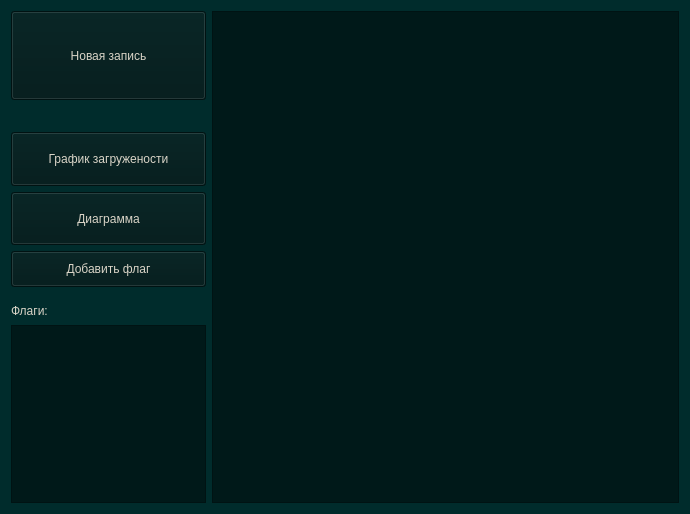
<?xml version="1.0" encoding="UTF-8"?>
<ui version="4.0">
 <class>Category</class>
 <widget class="QWidget" name="Category">
  <property name="geometry">
   <rect>
    <x>0</x>
    <y>0</y>
    <width>690</width>
    <height>514</height>
   </rect>
  </property>
  <property name="windowTitle">
   <string>Какая-то категория</string>
  </property>
  <property name="styleSheet">
   <string notr="true">background-color: rgb(0, 44, 44);
selection-background-color: rgb(7, 52, 80);
alternate-background-color: rgb(0, 85, 0);

color: rgb(217, 212, 199);

font: 11.5pt &quot;MS Shell Dlg 2&quot;;</string>
  </property>
  <layout class="QHBoxLayout" name="horizontalLayout" stretch="5,12">
   <item>
    <layout class="QVBoxLayout" name="verticalLayout" stretch="10,3,6,6,4,1,2,20">
     <item>
      <widget class="QPushButton" name="pushButton">
       <property name="sizePolicy">
        <sizepolicy hsizetype="Minimum" vsizetype="Expanding">
         <horstretch>0</horstretch>
         <verstretch>0</verstretch>
        </sizepolicy>
       </property>
       <property name="styleSheet">
        <string notr="true">background-color: rgb(0, 25, 25);</string>
       </property>
       <property name="text">
        <string>Новая запись</string>
       </property>
       <property name="shortcut">
        <string>Ctrl+N</string>
       </property>
      </widget>
     </item>
     <item>
      <spacer name="verticalSpacer">
       <property name="orientation">
        <enum>Qt::Vertical</enum>
       </property>
       <property name="sizeHint" stdset="0">
        <size>
         <width>20</width>
         <height>20</height>
        </size>
       </property>
      </spacer>
     </item>
     <item>
      <widget class="QPushButton" name="pushButton_2">
       <property name="sizePolicy">
        <sizepolicy hsizetype="Minimum" vsizetype="Expanding">
         <horstretch>0</horstretch>
         <verstretch>0</verstretch>
        </sizepolicy>
       </property>
       <property name="styleSheet">
        <string notr="true">background-color: rgb(0, 25, 25);</string>
       </property>
       <property name="text">
        <string>График загружености</string>
       </property>
      </widget>
     </item>
     <item>
      <widget class="QPushButton" name="pushButton_3">
       <property name="sizePolicy">
        <sizepolicy hsizetype="Minimum" vsizetype="Expanding">
         <horstretch>0</horstretch>
         <verstretch>0</verstretch>
        </sizepolicy>
       </property>
       <property name="styleSheet">
        <string notr="true">background-color: rgb(0, 25, 25);</string>
       </property>
       <property name="text">
        <string>Диаграмма</string>
       </property>
      </widget>
     </item>
     <item>
      <widget class="QPushButton" name="pushButton_4">
       <property name="sizePolicy">
        <sizepolicy hsizetype="Minimum" vsizetype="Expanding">
         <horstretch>0</horstretch>
         <verstretch>0</verstretch>
        </sizepolicy>
       </property>
       <property name="styleSheet">
        <string notr="true">background-color: rgb(0, 25, 25);</string>
       </property>
       <property name="text">
        <string>Добавить флаг</string>
       </property>
      </widget>
     </item>
     <item>
      <spacer name="verticalSpacer_2">
       <property name="orientation">
        <enum>Qt::Vertical</enum>
       </property>
       <property name="sizeHint" stdset="0">
        <size>
         <width>20</width>
         <height>10</height>
        </size>
       </property>
      </spacer>
     </item>
     <item>
      <widget class="QLabel" name="label">
       <property name="styleSheet">
        <string notr="true"/>
       </property>
       <property name="text">
        <string>Флаги:</string>
       </property>
      </widget>
     </item>
     <item>
      <widget class="QListView" name="listView">
       <property name="sizePolicy">
        <sizepolicy hsizetype="Preferred" vsizetype="Preferred">
         <horstretch>10</horstretch>
         <verstretch>0</verstretch>
        </sizepolicy>
       </property>
       <property name="sizeIncrement">
        <size>
         <width>0</width>
         <height>0</height>
        </size>
       </property>
       <property name="styleSheet">
        <string notr="true">background-color: rgb(0, 25, 25);</string>
       </property>
      </widget>
     </item>
    </layout>
   </item>
   <item>
    <widget class="QListWidget" name="listWidget">
     <property name="sizePolicy">
      <sizepolicy hsizetype="Expanding" vsizetype="Expanding">
       <horstretch>90</horstretch>
       <verstretch>0</verstretch>
      </sizepolicy>
     </property>
     <property name="styleSheet">
      <string notr="true">background-color: rgb(0, 25, 25);</string>
     </property>
    </widget>
   </item>
  </layout>
 </widget>
 <resources/>
 <connections/>
</ui>
